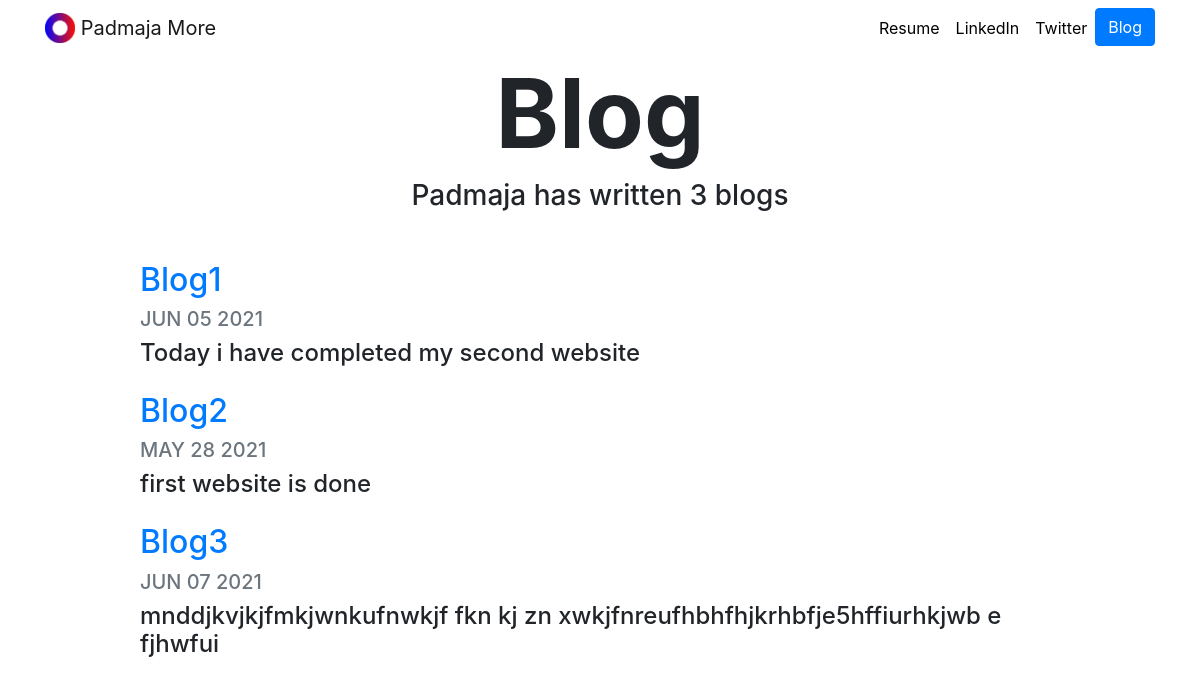
Screenshot of /blog/ with the database file from the repository.
### blog/models.py (models this page shows, shortened)
class Project_class(models.Model):
    title= models.CharField(max_length=100)
    description = models.CharField(max_length=100)
    date=models.DateField(auto_now=False)

### blog/views.py (the view)
# urls.py: path('', views.all_blogs, name="all_blogs"),
def all_blogs(request):
    blogs=Project_class.objects.all()
    return render(request, 'blog/all_blogs.html',{'blogs':blogs})

### blog/templates/blog/all_blogs.html
{% extends "portfolio/base.html" %}
{% load static %}
{% block content %}
<h1 id="blogtitle" class="font-weight-bold text-center">Blog</h1>
<h3 class="text-center mb-5">Padmaja has written {{ blogs.count }} blog{{ blogs.count|pluralize }}</h3>
{% for blog in blogs %}
<div class="row justify-content-center my-3">
  <div class="col-md-10">
    <a href="{% url 'details' blog.id %}">
      <h2>{{ blog.title }}</h2>
    </a>
    <h5 class="text-muted">{{ blog.date|date:'M d Y'|upper }}</h5>
    <h4>{{ blog.description|striptags|truncatechars:100 }}</h4>
  </div>
</div>
{% endfor %}
{% endblock %}

### portfolio/static/portfolio/custom.css (style rules this page uses)
body { font-family: 'Lato', sans-serif; }
#blogtitle { font-size: 6rem; }

### rows the page displays
Project_class: title "Blog1", date "JUN 05 2021", description "Today i have completed my second website"
Project_class: title "Blog2", date "MAY 28 2021", description "first website is done"
Project_class: title "Blog3", date "JUN 07 2021", description "mnddjkvjkjfmkjwnkufnwkjf fkn kj zn xwkjfnreufhbhfhjkrhbfje5hffiurhkjwb e fjhwfui"

### other values shown
{{ blogs.count }} "3"
